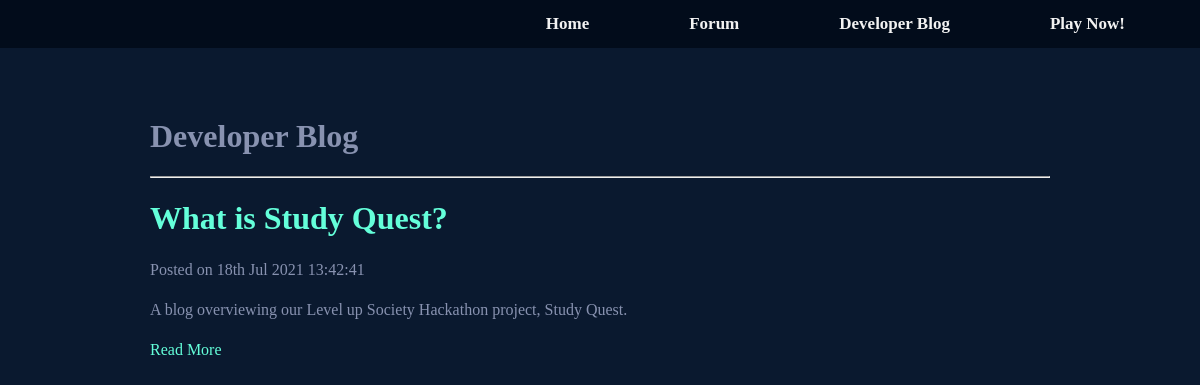
Screenshot of /blog.php with the database file from the repository.
### tables this page shows
CREATE TABLE IF NOT EXISTS `blog_posts` (
  `postID` int(11) unsigned NOT NULL AUTO_INCREMENT,
  `postTitle` varchar(255) NOT NULL,
  `postDescription` mediumtext DEFAULT NULL,
  `postUser` varchar(255) NOT NULL,
  `postContent` mediumtext NOT NULL,
  `postDate` datetime DEFAULT NULL,
  PRIMARY KEY (`postID`)
);

### htdocs/blog.php (the view, shortened to what this page needs)
<?php require('includes/config.php'); ?>
<!DOCTYPE html>
<html lang="en">
<head>
    <link rel="stylesheet" href="style/normalize.css">
    <link rel="stylesheet" href="style/main.css">
		<link rel="stylesheet" href="style/upgrade.css">
</head>
<body>
	<?php
		include 'navbar.php';
	?>
	<div id="wrapper">
		<h1>Developer Blog</h1>
		<hr />
		<?php
			try
			{
				$sqlquery = $db->query('SELECT postID, postTitle, postDescription, postDate FROM blog_posts ORDER BY postID DESC');
				while($row = $sqlquery->fetch())
				{
					echo '<div>';
						echo '<h1><a href="viewpost.php?id='.$row['postID'].'">'.$row['postTitle'].'</a></h1>';
						echo '<p>Posted on '.date('jS M Y H:i:s', strtotime($row['postDate'])).'</p>';
						echo '<p>'.$row['postDescription'].'</p>';
						echo '<p><a href="viewpost.php?id='.$row['postID'].'">Read More</a></p>';
					echo '</div>';
				}
			}
			catch(PDOException $e)
			{
			    echo $e->getMessage();
			}
		?>
	</div>
</body>
</html>

### htdocs/style/main.css (style rules this page uses)
#wrapper { margin:auto; width:900px; }
p,li { color: #555555; font-size: 16px; line-height: 1.5em; }
a { color: #EF1F2F; text-decoration: none; }

### htdocs/style/upgrade.css (style rules this page uses)
* { font-family: Bahnschrift; }
html { height: 100%; }
body { background-color: #0a192f; color: #8892b0; margin: 0; padding: 0; }
p { font-size: 16px; color: #8892b0; margin-top: 16px; }
a { color: #64ffda; }

### rows the page displays
blog_posts: postTitle "What is Study Quest?", postDate "18th Jul 2021 13:42:41", postDescription "A blog overviewing our Level up Society Hackathon project, Study Quest."
